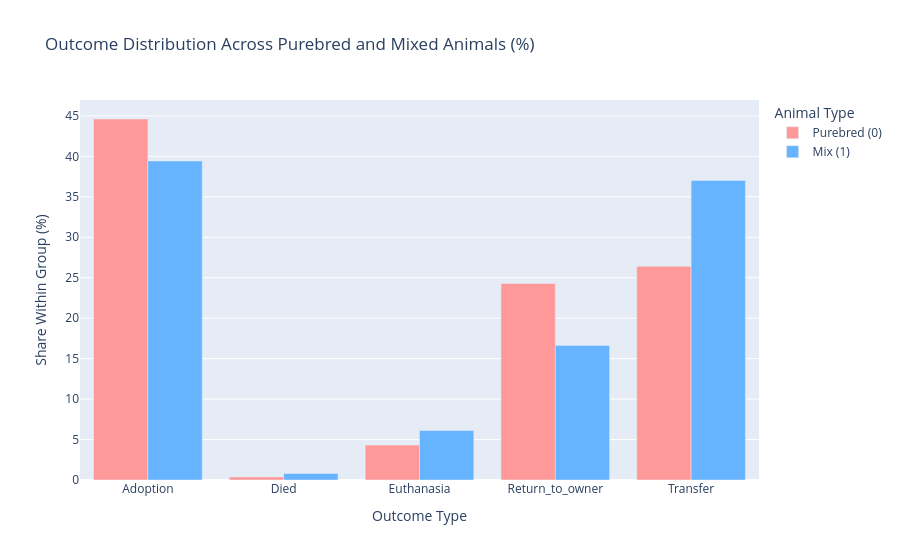

Notebook cell for this chart:
### Markdown cell above
## Feature analysis

### Code cell
import plotly.express as px

"""
Normalize the contingency table by columns to inspect the outcome distribution 
separately within purebred and mixed animal groups. Reshape the resulting 
DataFrame into a long format suitable for Plotly, map categorical labels, 
and generate a grouped bar chart to compare their outcome profiles.
"""
mix_outcome_col_pct = (
    pd.crosstab(
        train_transformed["OutcomeType"],
        train_transformed["isMix"],
        normalize="columns",
    )
    * 100
).reset_index()

mix_melted = mix_outcome_col_pct.melt(
    id_vars="OutcomeType", var_name="isMix", value_name="Percentage"
)
mix_melted["isMix"] = mix_melted["isMix"].map({0: "Purebred (0)", 1: "Mix (1)"})

fig2 = px.bar(
    mix_melted,
    x="OutcomeType",
    y="Percentage",
    color="isMix",
    barmode="group",
    title="Outcome Distribution Across Purebred and Mixed Animals (%)",
    labels={
        "OutcomeType": "Outcome Type",
        "Percentage": "Share Within Group (%)",
        "isMix": "Animal Type",
    },
    color_discrete_sequence=["#ff9999", "#66b3ff"],
)
fig2.show()

### Figure 1 — Plotly figure (JSON) as saved in the notebook; plotly's stock layout.template omitted (floating-point values rounded to 4 significant figures)
{"data": [{"alignmentgroup": "True", "hovertemplate": "Animal Type=Purebred (0)<br>Outcome Type=%{x}<br>Share Within Group (%)=%{y}<extra></extra>", "legendgroup": "Purebred (0)", "marker": {"color": "#ff9999", "pattern": {"shape": ""}}, "name": "Purebred (0)", "offsetgroup": "Purebred (0)", "orientation": "v", "showlegend": true, "textposition": "auto", "type": "bar", "x": ["Adoption", "Died", "Euthanasia", "Return_to_owner", "Transfer"], "xaxis": "x", "y": [44.62, 0.3837, 4.311, 24.28, 26.4], "yaxis": "y"}, {"alignmentgroup": "True", "hovertemplate": "Animal Type=Mix (1)<br>Outcome Type=%{x}<br>Share Within Group (%)=%{y}<extra></extra>", "legendgroup": "Mix (1)", "marker": {"color": "#66b3ff", "pattern": {"shape": ""}}, "name": "Mix (1)", "offsetgroup": "Mix (1)", "orientation": "v", "showlegend": true, "textposition": "auto", "type": "bar", "x": ["Adoption", "Died", "Euthanasia", "Return_to_owner", "Transfer"], "xaxis": "x", "y": [39.43, 0.8072, 6.117, 16.64, 37.01], "yaxis": "y"}], "layout": {"barmode": "group", "legend": {"title": {"text": "Animal Type"}, "tracegroupgap": 0}, "title": {"text": "Outcome Distribution Across Purebred and Mixed Animals (%)"}, "xaxis": {"anchor": "y", "domain": [0, 1], "title": {"text": "Outcome Type"}}, "yaxis": {"anchor": "x", "domain": [0, 1], "title": {"text": "Share Within Group (%)"}}}}
